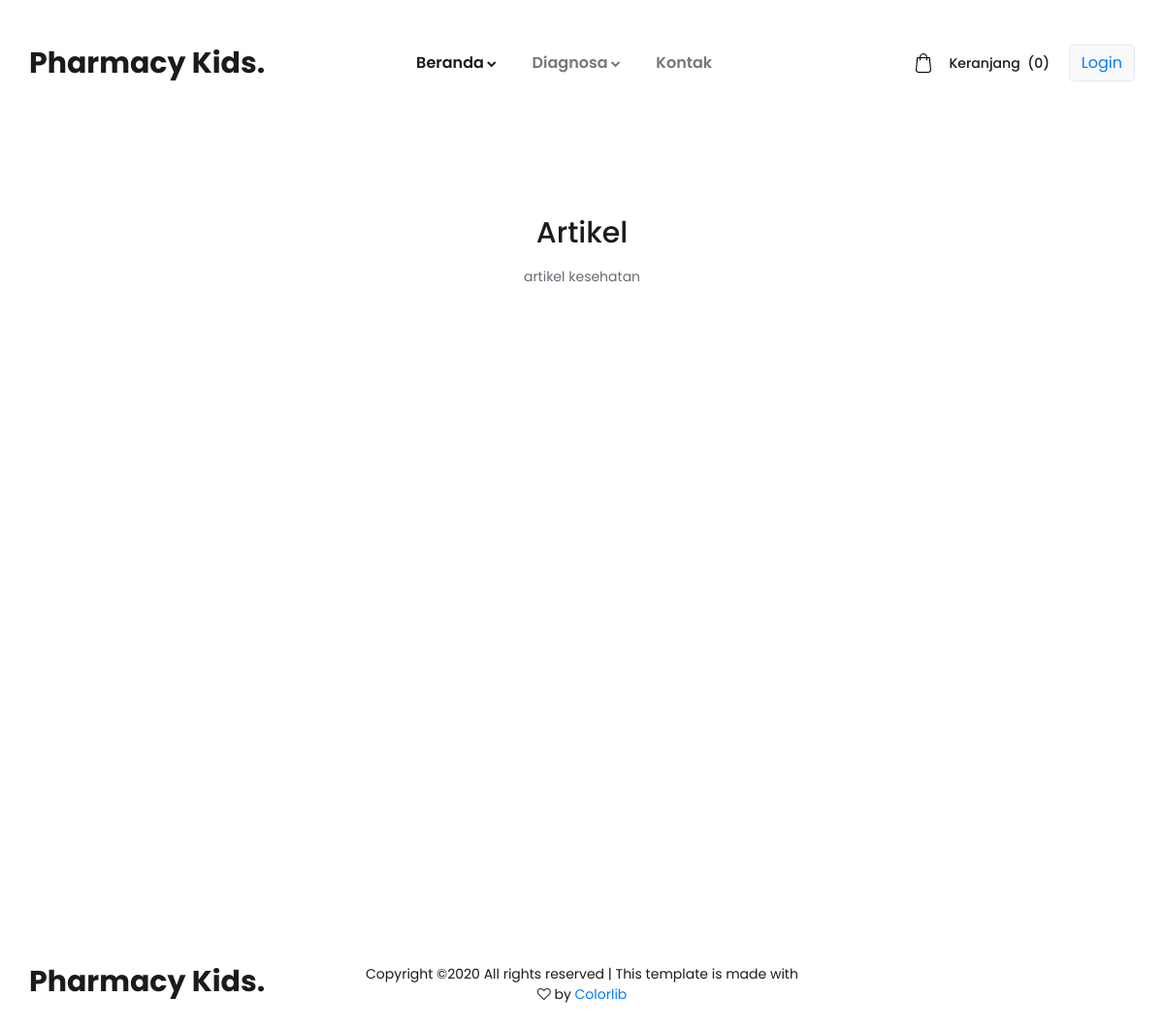
The page /index.php/home/artikel on the database as committed earlier.
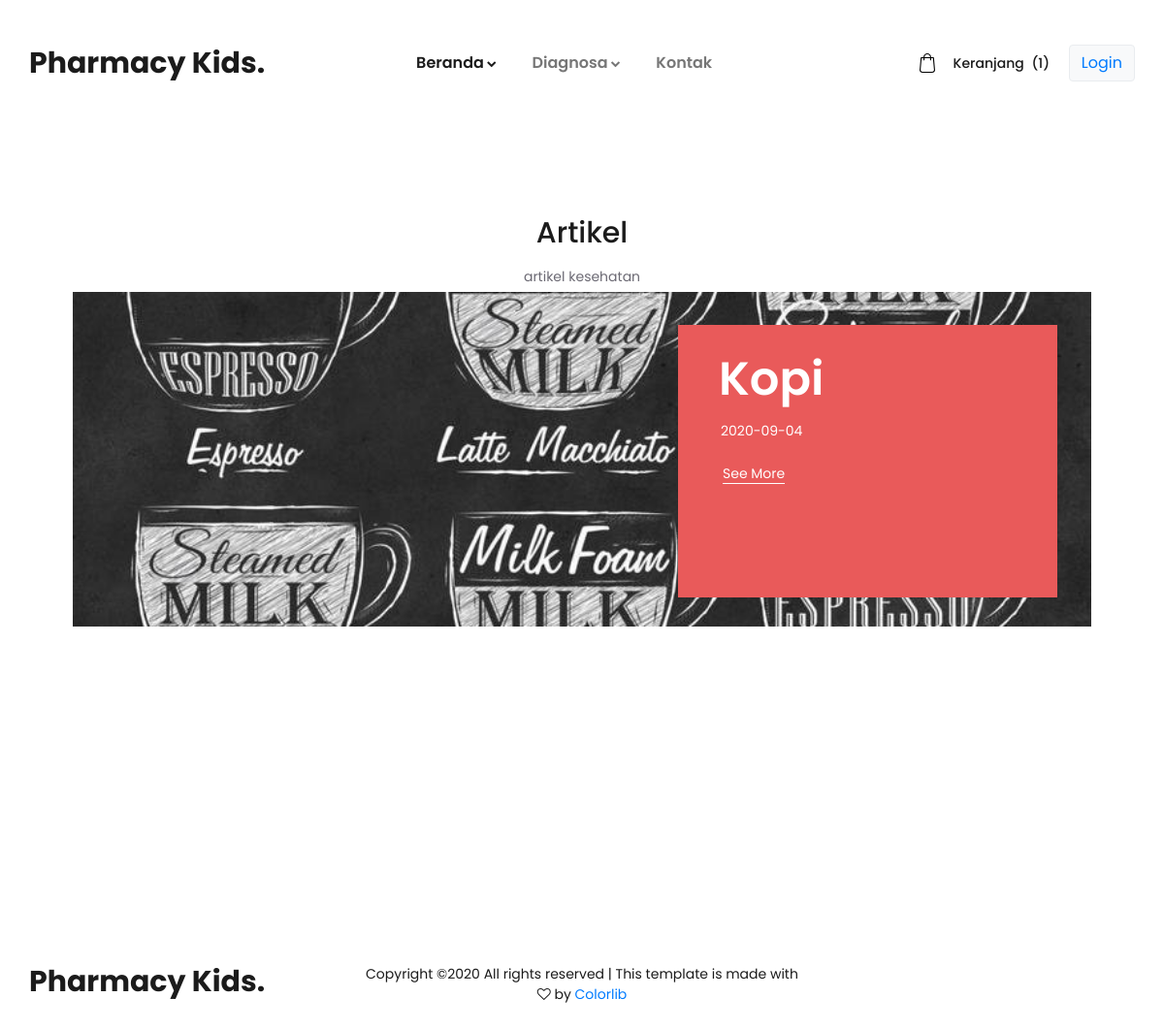
The same page on the database as committed later.
### tables this page shows
CREATE TABLE `artikel` (
  `id_artikel` int(20) NOT NULL,
  `judul` varchar(30) NOT NULL,
  `foto` text NOT NULL,
  `isi` text NOT NULL,
  `tgl_buat` date NOT NULL
);

### application/controllers/Home.php (called while the page is built, shortened)
<?php
class Home extends CI_Controller {
	function __construct()
    {
  		$this->load->model('M_All');
  	}
	public function artikel()
	{
		$data['count'] = $this->M_All->count('keranjang2');
		$data['artikel'] = $this->M_All->get('artikel')->result();
		$this->load->view('home/base/head_main');
        $this->load->view('home/base/header', $data);
        $this->load->view('home/artikel', $data);
		$this->load->view('home/base/footer');
		$this->load->view('home/base/foot_main');
	}
}

### index.php (called while the page is built, shortened)
<?php
require_once BASEPATH.'core/CodeIgniter.php';

### application/models/M_All.php (called while the page is built, shortened)
<?php
class M_All extends CI_Model{
    public function get($table)
    {
        return $this->db->get($table);
    }
    public function select_distinct($select, $from)
    {
        $this->db->distinct();
        $this->db->select($select);
        $this->db->from($from);
        return $this->db->get();
    }
}

### application/views/home/artikel.php (the view)
<div class="home">
    <div class="home_slider_container">
        <div class="container">
            <div class="row">
                <div class="col-lg-8 offset-lg-2">
                    <div class="newsletter_content text-center">
                        <div class="newsletter_title">Artikel</div>
                        <div class="newsletter_text"><p>artikel kesehatan</p></div>
                    </div>
                </div>
                <?php foreach ($artikel as $a): ?>
                    <div class="col">
                        <div class="avds_xl_container clearfix">
                            <div class="avds_xl_background" style="background-image:url(<?= base_url('assets_admin/img/artikel/').$a->foto?>)"></div>
                            <div class="avds_xl_content">
                                <div class="avds_title"><?= $a->judul ?></div>
                                <div class="avds_text"><?= $a->tgl_buat ?></div>
                                <div class="avds_link avds_xl_link"><a href="<?= base_url('index.php/home/detailartikel/').$a->id_artikel ?>">See More</a></div>
                            </div>
                        </div>
                    </div>
                <?php endforeach; ?>
            </div>
        </div>
    </div>
</div>

### application/views/home/base/header.php (shortened to what this page needs)
<div class="super_container">
	<header class="header">
		<div class="header_container">
			<div class="container">
				<div class="row">
					<div class="col">
						<div class="header_content d-flex flex-row align-items-center justify-content-start">
							<div class="logo"><a href="<?= base_url();?>">Pharmacy Kids.</a></div>
							<nav class="main_nav">
								<ul>
									<li class="hassubs active">
										<a href="<?= base_url('index.php/home/');?>">Beranda</a>
									</li>
									<li class="hassubs">
										<a href="#">Diagnosa</a>
									</li>
                                    <li><a href="<?= base_url('index.php/home/contact');?>">Kontak</a></li>
								</ul>
							</nav>
							<div class="header_extra ml-auto">
								<div class="shopping_cart">
									<a href="<?= base_url('index.php/home/cart');?>">
										<div>Keranjang<span>
											(<?= $count ?>)
										</span></div>
									</a>
								</div>
								<div class="shopping_cart pl-3">
									<?php
									if($this->session->userdata('status') != "login"){
										?>
										<li class="btn btn-light border"><a href="<?= base_url('index.php/Auth/') ?>">Login</a></li>
										<?php
									}
									?>
								</div>
							</div>
						</div>
					</div>
				</div>
			</div>
		</div>
		<div class="search_panel trans_300">
			<div class="container">
				<div class="row">
					<div class="col">
						<div class="search_panel_content d-flex flex-row align-items-center justify-content-end">
							<form action="#">
							</form>
						</div>
					</div>
				</div>
			</div>
		</div>
	</header>

Rows that differ between the two databases and show on the page:
added artikel: foto (picture), judul "Kopi", tgl_buat "2020-09-04"
Other text that changed with them:
$count: "0" → "1"
